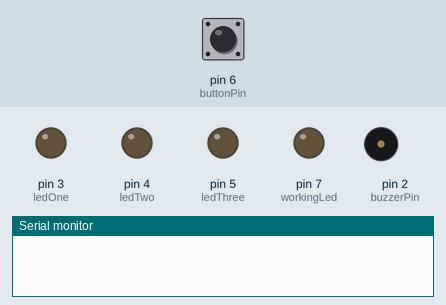
A sketch run on a simulated Arduino Uno, built with avr-gcc and run on an emulated ATmega328P. Parts: output pins drawn as LEDs (lit = HIGH), buzzer (waves = sounding), the last lines printed to the serial monitor. Dashed ring = blinking. Inputs (shaded band) come from the test bench; at power-on: pin 6 (buttonPin) LOW.

Above: at 2.1 s.
2.2 s: pin 6 (buttonPin) pulled HIGH for 0.15 s
At 2.57 s:
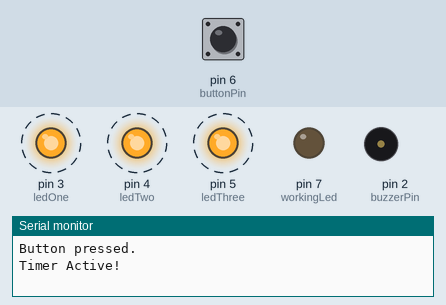
At 5.05 s:
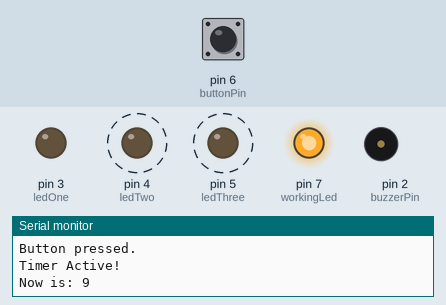
5.3 s: pin 6 (buttonPin) pulled HIGH for 1 s
At 7.3 s:
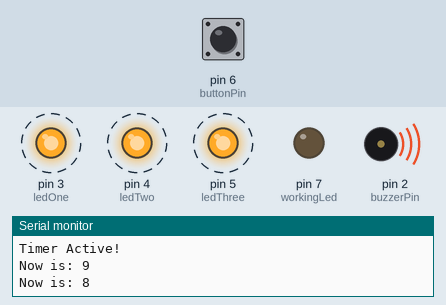
Timing chart, 0 to 13.6 s (numbered marks = the images above; inputs shaded):
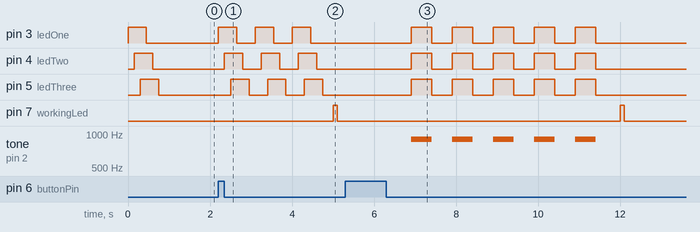

Measured:
- after the input at 2.2 s, pin 3 (ledOne): alternates HIGH for 0.45 s and LOW for 0.45 s, starting at once; pin 4 (ledTwo): alternates HIGH for 0.45 s and LOW for 0.45 s, starting after 0.15 s; pin 5 (ledThree): alternates HIGH for 0.45 s and LOW for 0.45 s, starting after 0.30 s; pin 7 (workingLed): LOW → HIGH after 2.8 s, → LOW 0.10 s later
- by itself, tone on pin 2 (buzzerPin): alternates 900 Hz for 0.50 s and silent for 0.50 s, 10 changes in all, then stays silent

The sketch:

main.ino
```cpp
// Initialize pin for Button
#define buttonPin 6

// Initialize pin for Buzzer
#define buzzerPin 2

// Initialize pin for each LED
#define ledOne 3
#define ledTwo 4
#define ledThree 5
#define workingLed 7

// Counter
int timerValue = 10;

// HIGH and LOW
int H = HIGH;
int L = LOW;

// State for button
bool buttonState = false;
bool stopTimer = true;
bool forceReset = false;

void setup()
{
  // Baud speed for 9600
  Serial.begin(9600);

  // Button pin for input
  pinMode(buttonPin, INPUT);

  // Buzzer pin for output
  pinMode(buzzerPin, OUTPUT);

  // Each LED pin for output
  pinMode(ledOne, OUTPUT);
  pinMode(ledTwo, OUTPUT);
  pinMode(ledThree, OUTPUT);
  pinMode(workingLed, OUTPUT);

  timerActive();
}

// For timer active running LED effect
void timerActive() {
  digitalWrite(ledOne, H);
  delay(150);
  digitalWrite(ledTwo, H);
  delay(150);
  digitalWrite(ledThree, H);
  delay(150);
  digitalWrite(ledOne, L);
  delay(150);
  digitalWrite(ledTwo, L);
  delay(150);
  digitalWrite(ledThree, L);
  delay(150);
}

// For timer is up
void timerIsUp() {
  delay(500);
  digitalWrite(ledOne, L);
  digitalWrite(ledTwo, L);
  digitalWrite(ledThree, L);
  delay(500);

  for (int i = 0; i < 5; i++) {
    tone(buzzerPin, 900, 500);

    digitalWrite(ledOne, H);
    digitalWrite(ledTwo, H);
    digitalWrite(ledThree, H);

    delay(500);

    digitalWrite(ledOne, L);
    digitalWrite(ledTwo, L);
    digitalWrite(ledThree, L);

    delay(500);
  }

  // Reset timer to initial state
  timerValue = 10;

  // Reset button state
  buttonState = false;

  // Stop the timer
  stopTimer = true;
}

// For button while pressed
void buttonPress() {
  // Read the state of Button
  buttonState = digitalRead(buttonPin);

  if (buttonState == true) {
    Serial.println("Button pressed.\nTimer Active!");
    stopTimer = false;
    timerActive();
    timerActive();
    timerActive();
  }
}

// LED progress ready for time up
void getReady() {
	// If close to time up each LED turned on one by one
  if (timerValue == 7) {
  	digitalWrite(ledOne, H);
  } else if (timerValue == 4) {
    digitalWrite(ledTwo, H);
  } else if (timerValue == 1) {
    digitalWrite(ledThree, H);
  }
}

void workingTime() {
// One second delay with blinking LED
  delay(100);
  digitalWrite(workingLed, H);
  delay(100);
  digitalWrite(workingLed, L);
  delay(800);
}

void monitorStatus() {
  Serial.print("Now is: ");
  Serial.println(timerValue);
}

void loop()
{
  // Timer for Push Button
  while (buttonState == false && stopTimer == true) {
    buttonPress();
    delay(2);
  }

  // Force reset the alarm
  forceReset = digitalRead(buttonPin);

  getReady();

  timerValue--;

  // Monitoring
  monitorStatus();

  // If time is up turn tone the Buzzer and LED
  if (timerValue == 0 || forceReset == true) {
    timerIsUp();
  }

  // Max delay 1 second with blinking LED
  workingTime();
}
```
